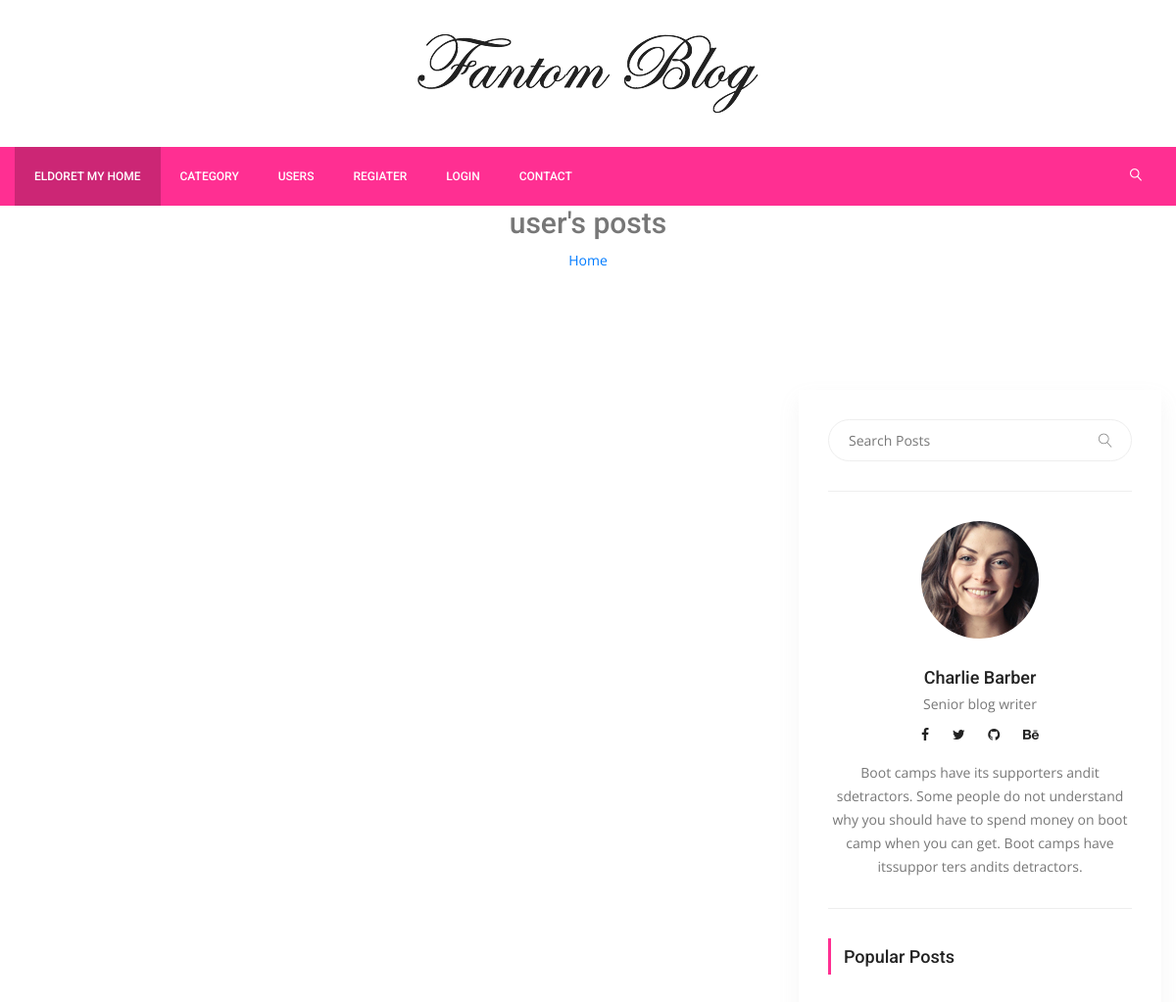
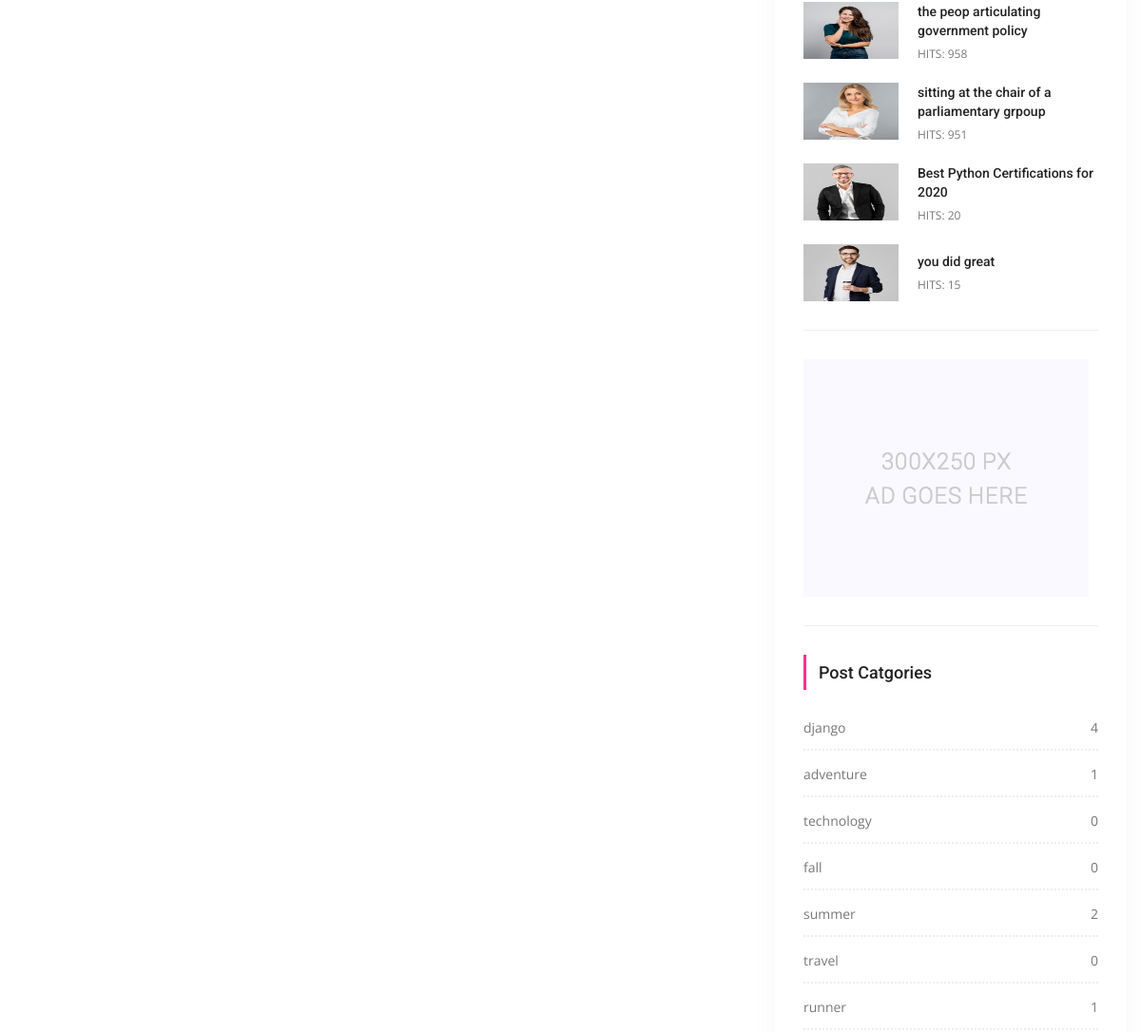
The page /users/9 (upper part) on the database as committed earlier (2 pictures, top to bottom).
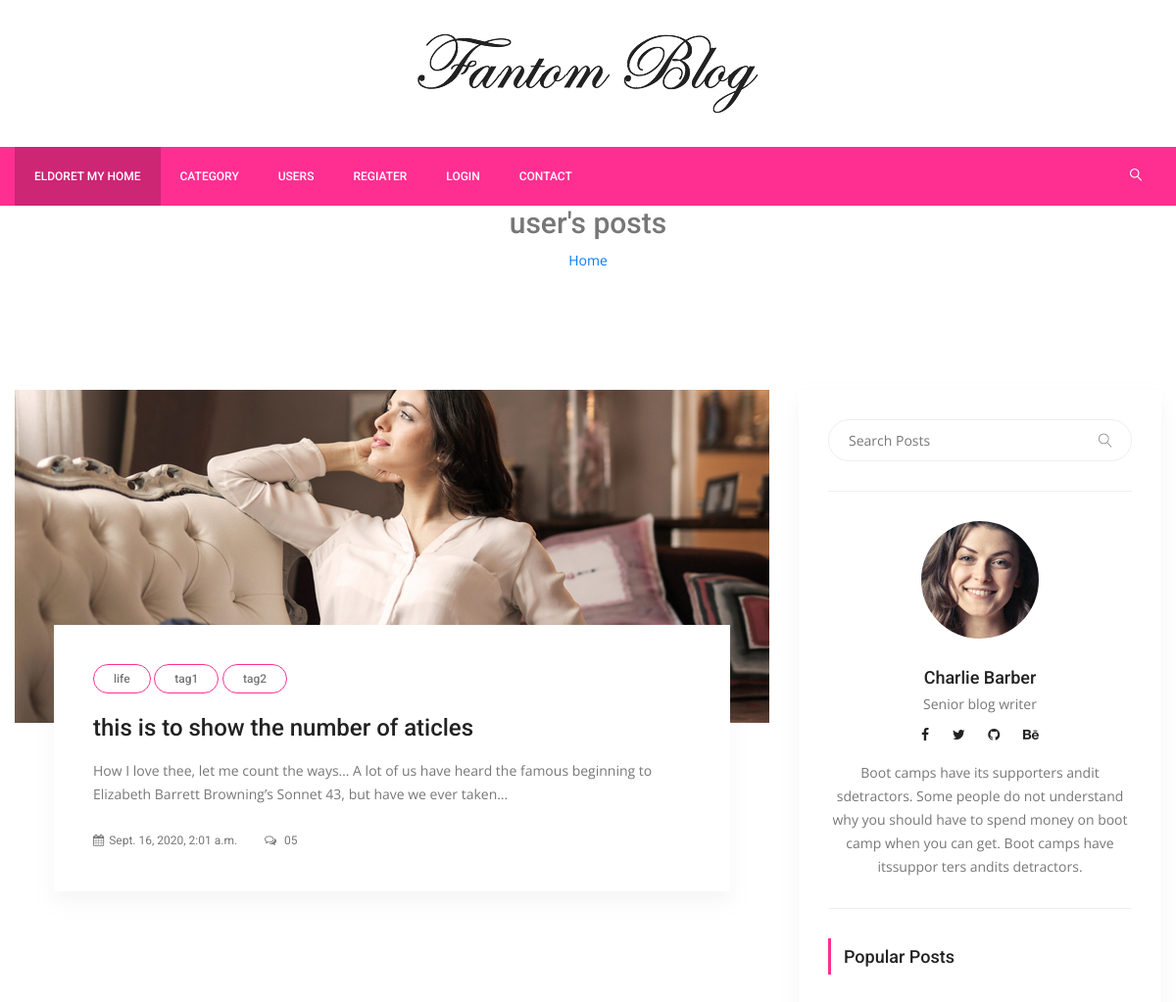
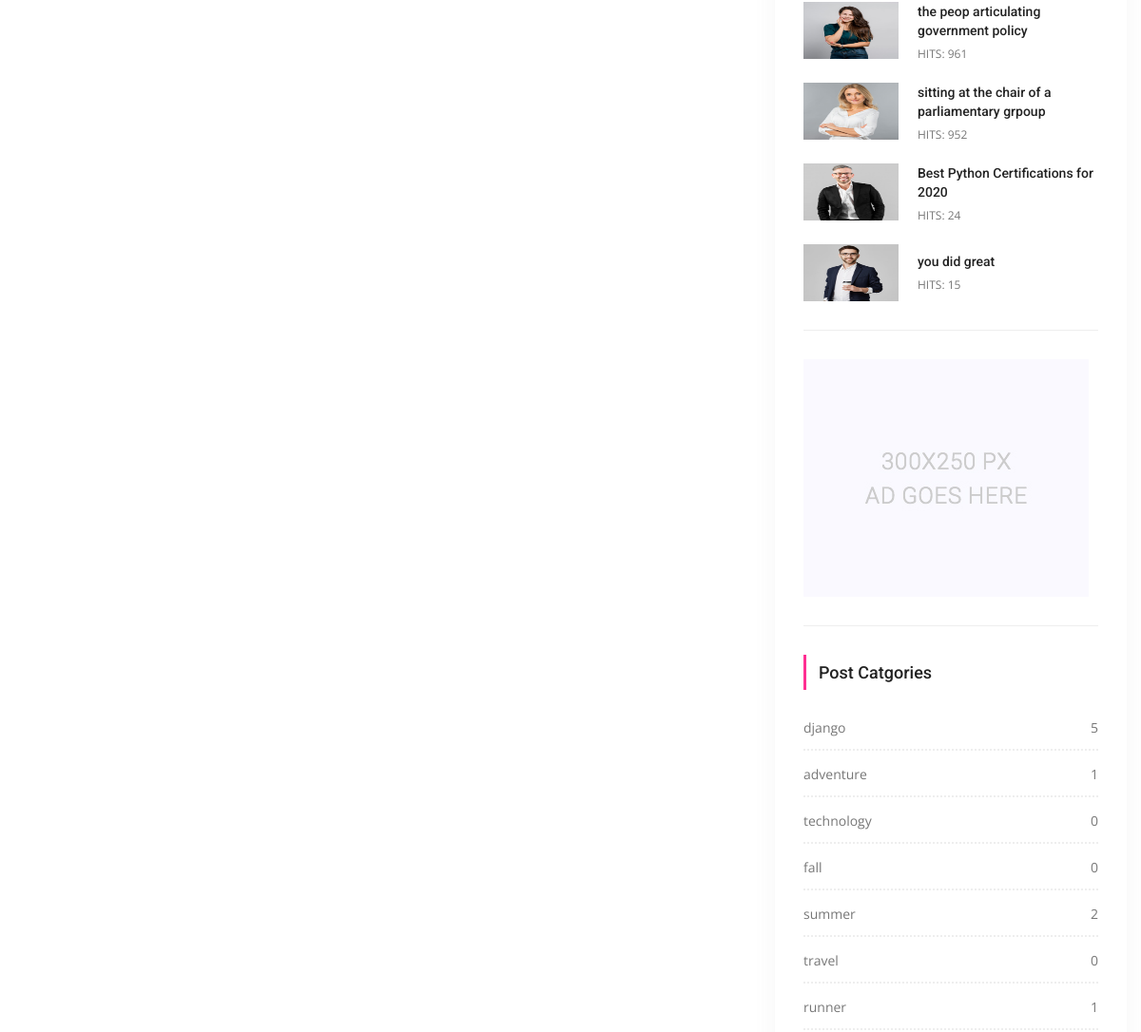
The same page on the database as committed later (2 pictures, top to bottom).
### posts/models.py (models this page shows, shortened)
class Post(models.Model):
    title = models.CharField(max_length=150)
    content = models.TextField()
    publishing_date = models.DateTimeField(auto_now=True)
    image = models.ImageField(blank=True, null=True, upload_to='uploads/')
    user = models.ForeignKey(settings.AUTH_USER_MODEL, on_delete=models.CASCADE)
    slug = models.SlugField(default="slug", editable=False)
    category = models.ForeignKey(Category, on_delete=models.CASCADE, default=1, related_name="posts")
    tag = models.ManyToManyField(Tag, related_name="posts", blank=True)
    slider_post = models.BooleanField(default=False)
    hit = models.PositiveIntegerField(default=0)

class Category(models.Model):
    title = models.CharField(max_length=150)
    slug = models.SlugField(editable=False)
    def post_count(self):
        return self.posts.all().count()

class Tag(models.Model):
    title = models.CharField(max_length=50)
    slug = models.SlugField(editable=False)
    def __str__(self):
        return self.title

### users/views.py (the view)
# urls.py: path('<int:pk>',UserPostView.as_view(), name="user_posts"),
class UserPostView(ListView):
    template_name = 'users/user-post.html'
    model = Post
    context_object_name = 'posts'
    paginate_by = 5
    def get_queryset(self):
        return Post.objects.filter(user=self.kwargs['pk'])

### posts/templatetags/custom_tags.py (called while the page is built)
@register.simple_tag(name="categories")
def all_categories():
    return Category.objects.all()

@register.simple_tag(name="tags")
def all_tags():
    return Tag.objects.all()

@register.simple_tag(name="hit_posts")
def hit_posts():
    return Post.objects.order_by('-hit')[:4]

### templates/users/user-post.html (shortened to what this page needs)
{% extends 'base.html'%}
{% load static %}
{% block content %}
        <section class="banu Area =====nner_area">
            <div class="banner_inner d-flex align-items-center">
				<div class="container">
					<div class="banner_content text-center">
						<h2>user's posts</h2>
						<div class="page_link">
							<a href="{% url 'index' %}">Home</a>
						</div>
					</div>
				</div>
            </div>
        </section>
        <section class="blog_area p_120">
            <div class="container">
                <div class="row">
                    <div class="col-lg-8">
                        <div class="blog_left_sidebar">
							{% for post in posts %}
                            <article class="blog_style1">
                            	<div class="blog_img">
                            		<img class="img-fluid" src="{{post.image.url}}" alt="">
                            	</div>
                            	<div class="blog_text">
									<div class="blog_text_inner">
										{% for tag in post.tag.all %}
										<a class="cat" href="{% url 'tag_detail' tag.slug %">{{ tag.title }}</a>
										<a href="{% url 'detail' pk=post.id slug=post.slug %}"><h4>{{post.title}}</h4></a>
										<p>{{post.content |truncatechars:150 }}</p>
										<div class="date">
											<a href="#"><i class="fa fa-calendar" aria-hidden="true"></i>{{post.publishing_date}} </a>
											<a href="#"><i class="fa fa-comments-o" aria-hidden="true"></i> 05</a>
										</div>
									</div>
                            	</div>
                            </article>
							{% endfor%}
                        </div>
                    </div>
                    {% include 'right_side.html'%}
                </div>
            </div>
        </section>
        {% endblock%}

### templates/right_side.html (shortened to what this page needs)
{% load static %}
{% load custom_tags %}
<div class="col-lg-4">
                        <div class="blog_right_sidebar">
                            <aside class="single_sidebar_widget search_widget">
                                <form action="{% url 'search' %}" method="get">
                                <div class="input-group">
                                    <input type="text" class="form-control" placeholder="Search Posts" name="q">
                                    <span class="input-group-btn">
                                        <button class="btn btn-default" type="button"><i class="lnr lnr-magnifier"></i></button>
                                    </span>
                                </div>
                                    </form>
                                <div class="br">
                                </div>
                            </aside>
                            <aside class="single_sidebar_widget author_widget">
                                <img class="author_img rounded-circle" src="{% static "img/blog/author.png" %}" alt="">
                                <h4>Charlie Barber</h4>
                                <p>Senior blog writer</p>
                                <div class="social_icon">
                                    <a href="#"><i class="fa fa-facebook"></i></a>
                                    <a href="#"><i class="fa fa-twitter"></i></a>
                                    <a href="#"><i class="fa fa-github"></i></a>
                                    <a href="#"><i class="fa fa-behance"></i></a>
                                </div>
                                <p>Boot camps have its supporters andit sdetractors. Some people do not understand why you should have to spend money on boot camp when you can get. Boot camps have itssuppor ters andits detractors.</p>
                                <div class="br"></div>
                            </aside>
                            <aside class="single_sidebar_widget popular_post_widget">
                                <h3 class="widget_title">Popular Posts</h3>
                                {% hit_posts as posts %}
                                {% for post in posts %}
                                <div class="media post_item">
                                    <img src="{{ post.image.url }}" alt="post" style="width:100px;height:60px">
                                    <div class="media-body">
                                        <a href="{% url 'detail' post.pk post.slug %}"><h3>{{ post.title }}</h3></a>
                                        <p>HITS: {{ post.hit }}</p>
                                    </div>
                                </div>
                                {% endfor %}
                                <div class="br"></div>
                            </aside>
                            <aside class="single_sidebar_widget">
                                <a href="#"><img class="img-fluid" src="{% static "img/blog/add.jpg" %}" alt=""></a>
                                <div class="br"></div>
                            </aside>
                            <aside class="single_sidebar_widget post_category_widget">
                                <h4 class="widget_title">Post Catgories</h4>
                                <ul class="list cat-list">
                                    {% categories as categories%}
                                    {% for category in categories %}
                                    <li>
                                        <a href="{% url 'category_detail' pk=category.id slug=category.slug %}" class="d-flex justify-content-between">
                                            <p>{{ category.title }}</p>
                                            <p>{{ category.post_count }}</p>
                                        </a>
                                    </li>
                                    {% endfor %}
                                </ul>
                            </aside>
                        </div>
                    </div>

Rows that differ between the two databases and show on the page:
added Post: image (picture), title "this is to show the number of aticles", content "How I love thee, let me count the ways… A lot of us have heard the famous beginning to Elizabeth Barrett Browning’s Sonnet 43, but have we ever taken…", publishing_date "Sept. 16, 2020, 2:01 a.m.", shown under "user's posts"
now on this page (row unchanged): Tag: title "life"
now on this page (row unchanged): Tag: title "tag1"
now on this page (row unchanged): Tag: title "tag2"
changed Post "the peop articulating government policy": hit "958" → "961"
changed Post "sitting at the chair of a parliamentary grpoup": hit "951" → "952"
changed Post "Best Python Certifications for 2020": hit "20" → "24"
computed for Category "django": post_count "4" → "5"
